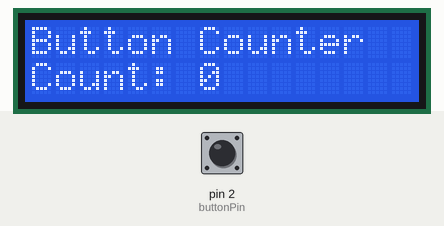
A sketch run on a simulated Arduino Uno, built with avr-gcc and run on an emulated ATmega328P. On the bench: 16×2 character LCD. The test bench sets the inputs (shaded band); at power-on: pin 2 (buttonPin) HIGH.

Above: at 1.2 s.
1.3 s: pin 2 (buttonPin) pulled LOW for 0.15 s
At 1.9 s:
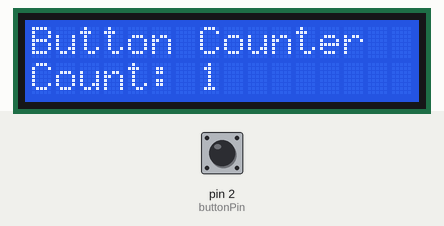
2.9 s: pin 2 (buttonPin) pulled LOW for 1 s
At 4.3 s:
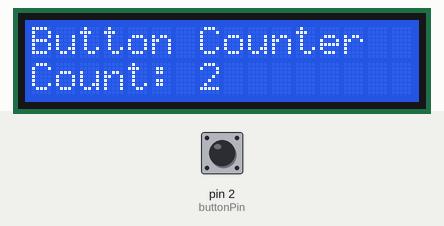
5.4 s: pin 2 (buttonPin) pulled LOW for 0.15 s
At 6.3 s:
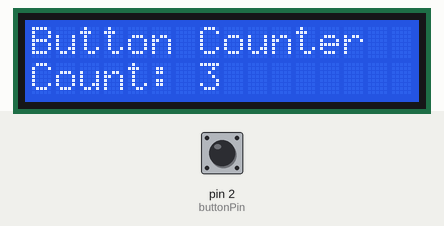
7.0 s: pin 2 (buttonPin) pulled LOW for 1 s
At 7.4 s:
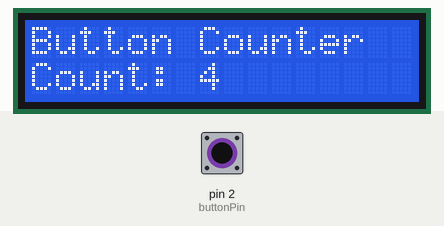
Timing chart, 0 to 10.0 s (numbered marks = the images above; inputs shaded):
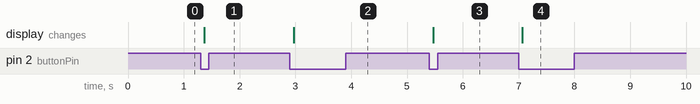

Measured:
- after the input at 1.3 s, the display: changes after 0.07 s (image 1)
- after the input at 2.9 s, the display: changes after 0.07 s (image 2)
- after the input at 5.4 s, the display: changes after 0.07 s (image 3)
- after the input at 7.0 s, the display: changes after 0.07 s (image 4)

The sketch:

Push_Button_Counter.ino
```cpp
#include <Wire.h>
#include <LiquidCrystal_I2C.h>

LiquidCrystal_I2C lcd(0x27, 16, 2);

const int buttonPin = 2;
unsigned long count = 0;

int buttonState = HIGH;
int lastButtonState = HIGH;

unsigned long lastDebounceTime = 0;
const unsigned long debounceDelay = 50;

void setup() {
  pinMode(buttonPin, INPUT_PULLUP);

  lcd.init();
  lcd.backlight();

  lcd.setCursor(0, 0);
  lcd.print("Button Counter");

  lcd.setCursor(0, 1);
  lcd.print("Count: 0");
}

void loop() {
  int reading = digitalRead(buttonPin);

  if (reading != lastButtonState) {
    lastDebounceTime = millis();
  }

  if (millis() - lastDebounceTime > debounceDelay) {
    if (reading != buttonState) {
      buttonState = reading;

      if (buttonState == LOW) {
        count++;

        lcd.setCursor(0, 1);
        lcd.print("Count:          ");

        lcd.setCursor(7, 1);
        lcd.print(count);
      }
    }
  }

  lastButtonState = reading;
}
```
